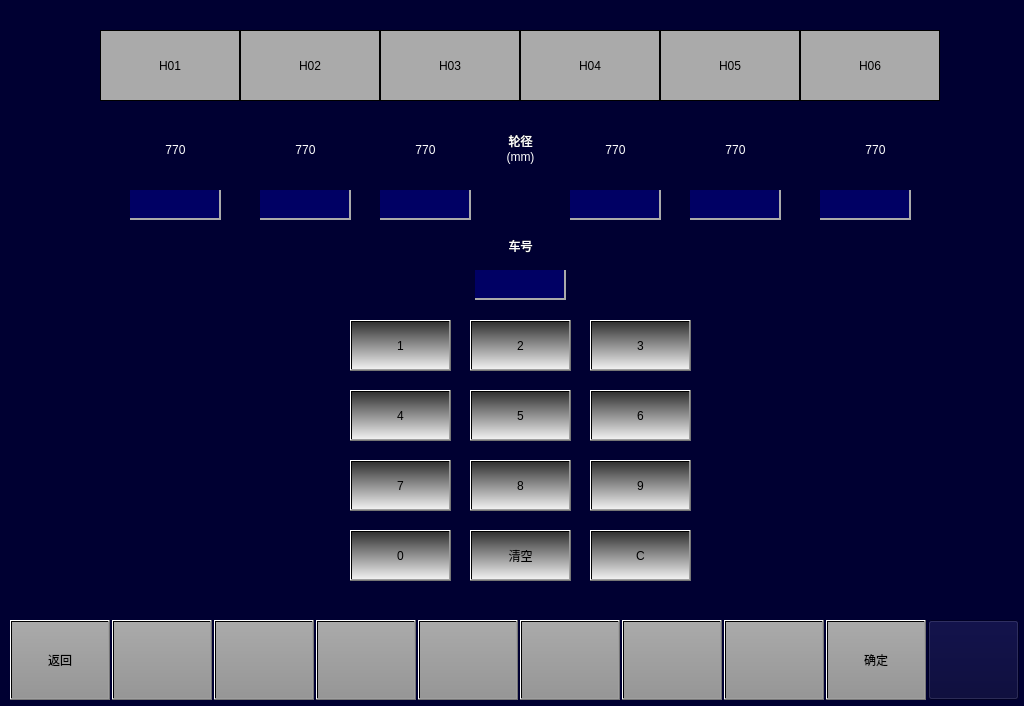
<?xml version="1.0" encoding="UTF-8"?>
<ui version="4.0">
 <class>MaintainceWheelDiameterSetPage</class>
 <widget class="QWidget" name="MaintainceWheelDiameterSetPage">
  <property name="geometry">
   <rect>
    <x>0</x>
    <y>0</y>
    <width>1024</width>
    <height>706</height>
   </rect>
  </property>
  <property name="windowTitle">
   <string>Form</string>
  </property>
  <property name="styleSheet">
   <string notr="true">background-color: rgb(0, 0, 50);</string>
  </property>
  <widget class="QPushButton" name="BTN1">
   <property name="geometry">
    <rect>
     <x>10</x>
     <y>620</y>
     <width>100</width>
     <height>80</height>
    </rect>
   </property>
   <property name="focusPolicy">
    <enum>Qt::NoFocus</enum>
   </property>
   <property name="styleSheet">
    <string notr="true">font: 20px, &quot;微软雅黑&quot;;color: black;transparent;background:qlineargradient(spread:pad,x1:0,y1:0,x2:0,y2:1,stop:0 rgba(170,170,170,255),stop:1 rgba(150,150,150,255));</string>
   </property>
   <property name="text">
    <string>返回</string>
   </property>
  </widget>
  <widget class="QPushButton" name="BTN3">
   <property name="geometry">
    <rect>
     <x>214</x>
     <y>620</y>
     <width>100</width>
     <height>80</height>
    </rect>
   </property>
   <property name="focusPolicy">
    <enum>Qt::NoFocus</enum>
   </property>
   <property name="styleSheet">
    <string notr="true">	font: 20px, &quot;微软雅黑&quot;;
    color: black;
	transparent;background:qlineargradient(spread:pad,x1:0,y1:0,x2:0,y2:1,stop:0 rgba(170,170,170,255),stop:1 rgba(150,150,150,255));
</string>
   </property>
   <property name="text">
    <string/>
   </property>
  </widget>
  <widget class="QPushButton" name="BTN5">
   <property name="geometry">
    <rect>
     <x>418</x>
     <y>620</y>
     <width>100</width>
     <height>80</height>
    </rect>
   </property>
   <property name="focusPolicy">
    <enum>Qt::NoFocus</enum>
   </property>
   <property name="styleSheet">
    <string notr="true">	font: 20px, &quot;微软雅黑&quot;;
    color: black;
	transparent;background:qlineargradient(spread:pad,x1:0,y1:0,x2:0,y2:1,stop:0 rgba(170,170,170,255),stop:1 rgba(150,150,150,255));
</string>
   </property>
   <property name="text">
    <string/>
   </property>
  </widget>
  <widget class="QPushButton" name="BTN8">
   <property name="geometry">
    <rect>
     <x>724</x>
     <y>620</y>
     <width>100</width>
     <height>80</height>
    </rect>
   </property>
   <property name="focusPolicy">
    <enum>Qt::NoFocus</enum>
   </property>
   <property name="styleSheet">
    <string notr="true">	font: 20px, &quot;微软雅黑&quot;;
    color: black;
	transparent;background:qlineargradient(spread:pad,x1:0,y1:0,x2:0,y2:1,stop:0 rgba(170,170,170,255),stop:1 rgba(150,150,150,255));
</string>
   </property>
   <property name="text">
    <string/>
   </property>
  </widget>
  <widget class="QPushButton" name="BTN7">
   <property name="geometry">
    <rect>
     <x>622</x>
     <y>620</y>
     <width>100</width>
     <height>80</height>
    </rect>
   </property>
   <property name="focusPolicy">
    <enum>Qt::NoFocus</enum>
   </property>
   <property name="styleSheet">
    <string notr="true">	font: 20px, &quot;微软雅黑&quot;;
    color: black;
	transparent;background:qlineargradient(spread:pad,x1:0,y1:0,x2:0,y2:1,stop:0 rgba(170,170,170,255),stop:1 rgba(150,150,150,255));
</string>
   </property>
   <property name="text">
    <string/>
   </property>
  </widget>
  <widget class="QPushButton" name="BTN2">
   <property name="geometry">
    <rect>
     <x>112</x>
     <y>620</y>
     <width>100</width>
     <height>80</height>
    </rect>
   </property>
   <property name="focusPolicy">
    <enum>Qt::NoFocus</enum>
   </property>
   <property name="styleSheet">
    <string notr="true">font: 20px, &quot;微软雅黑&quot;;color: black;transparent;background:qlineargradient(spread:pad,x1:0,y1:0,x2:0,y2:1,stop:0 rgba(170,170,170,255),stop:1 rgba(150,150,150,255));</string>
   </property>
   <property name="text">
    <string/>
   </property>
  </widget>
  <widget class="QPushButton" name="BTN4">
   <property name="geometry">
    <rect>
     <x>316</x>
     <y>620</y>
     <width>100</width>
     <height>80</height>
    </rect>
   </property>
   <property name="focusPolicy">
    <enum>Qt::NoFocus</enum>
   </property>
   <property name="styleSheet">
    <string notr="true">	font: 20px, &quot;微软雅黑&quot;;
    color: black;
	transparent;background:qlineargradient(spread:pad,x1:0,y1:0,x2:0,y2:1,stop:0 rgba(170,170,170,255),stop:1 rgba(150,150,150,255));
</string>
   </property>
   <property name="text">
    <string/>
   </property>
  </widget>
  <widget class="QPushButton" name="BTNHome">
   <property name="geometry">
    <rect>
     <x>928</x>
     <y>620</y>
     <width>91</width>
     <height>80</height>
    </rect>
   </property>
   <property name="focusPolicy">
    <enum>Qt::NoFocus</enum>
   </property>
   <property name="styleSheet">
    <string notr="true">border-image: url(:/images/image/Home.png);</string>
   </property>
   <property name="text">
    <string/>
   </property>
  </widget>
  <widget class="QPushButton" name="BTN9">
   <property name="geometry">
    <rect>
     <x>826</x>
     <y>620</y>
     <width>100</width>
     <height>80</height>
    </rect>
   </property>
   <property name="focusPolicy">
    <enum>Qt::NoFocus</enum>
   </property>
   <property name="styleSheet">
    <string notr="true">	font: 20px, &quot;微软雅黑&quot;;
    color: black;
	transparent;background:qlineargradient(spread:pad,x1:0,y1:0,x2:0,y2:1,stop:0 rgba(170,170,170,255),stop:1 rgba(150,150,150,255));
</string>
   </property>
   <property name="text">
    <string>确定</string>
   </property>
  </widget>
  <widget class="QPushButton" name="BTN6">
   <property name="geometry">
    <rect>
     <x>520</x>
     <y>620</y>
     <width>100</width>
     <height>80</height>
    </rect>
   </property>
   <property name="focusPolicy">
    <enum>Qt::NoFocus</enum>
   </property>
   <property name="styleSheet">
    <string notr="true">	font: 20px, &quot;微软雅黑&quot;;
    color: black;
	transparent;background:qlineargradient(spread:pad,x1:0,y1:0,x2:0,y2:1,stop:0 rgba(170,170,170,255),stop:1 rgba(150,150,150,255));
</string>
   </property>
   <property name="text">
    <string/>
   </property>
  </widget>
  <widget class="QLabel" name="LBLTC1">
   <property name="geometry">
    <rect>
     <x>100</x>
     <y>30</y>
     <width>140</width>
     <height>71</height>
    </rect>
   </property>
   <property name="styleSheet">
    <string notr="true">background-color:rgb(170,170,170);
border:1px solid black;
font:20px &quot;微软雅黑&quot;;</string>
   </property>
   <property name="text">
    <string>H01</string>
   </property>
   <property name="alignment">
    <set>Qt::AlignCenter</set>
   </property>
  </widget>
  <widget class="QLabel" name="LBLMP1">
   <property name="geometry">
    <rect>
     <x>240</x>
     <y>30</y>
     <width>140</width>
     <height>71</height>
    </rect>
   </property>
   <property name="styleSheet">
    <string notr="true">background-color:rgb(170,170,170);
border:1px solid black;
font:20px &quot;微软雅黑&quot;;</string>
   </property>
   <property name="text">
    <string>H02</string>
   </property>
   <property name="alignment">
    <set>Qt::AlignCenter</set>
   </property>
  </widget>
  <widget class="QLabel" name="LBLM2">
   <property name="geometry">
    <rect>
     <x>520</x>
     <y>30</y>
     <width>140</width>
     <height>71</height>
    </rect>
   </property>
   <property name="styleSheet">
    <string notr="true">background-color:rgb(170,170,170);
border:1px solid black;
font:20px &quot;微软雅黑&quot;;</string>
   </property>
   <property name="text">
    <string>H04</string>
   </property>
   <property name="alignment">
    <set>Qt::AlignCenter</set>
   </property>
  </widget>
  <widget class="QLabel" name="LBLTC2">
   <property name="geometry">
    <rect>
     <x>800</x>
     <y>30</y>
     <width>140</width>
     <height>71</height>
    </rect>
   </property>
   <property name="styleSheet">
    <string notr="true">background-color:rgb(170,170,170);
border:1px solid black;
font:20px &quot;微软雅黑&quot;;</string>
   </property>
   <property name="text">
    <string>H06</string>
   </property>
   <property name="alignment">
    <set>Qt::AlignCenter</set>
   </property>
  </widget>
  <widget class="QLabel" name="LBLM1">
   <property name="geometry">
    <rect>
     <x>380</x>
     <y>30</y>
     <width>140</width>
     <height>71</height>
    </rect>
   </property>
   <property name="styleSheet">
    <string notr="true">background-color:rgb(170,170,170);
border:1px solid black;
font:20px &quot;微软雅黑&quot;;</string>
   </property>
   <property name="text">
    <string>H03</string>
   </property>
   <property name="alignment">
    <set>Qt::AlignCenter</set>
   </property>
  </widget>
  <widget class="QLabel" name="LBLMP2">
   <property name="geometry">
    <rect>
     <x>660</x>
     <y>30</y>
     <width>140</width>
     <height>71</height>
    </rect>
   </property>
   <property name="styleSheet">
    <string notr="true">background-color:rgb(170,170,170);
border:1px solid black;
font:20px &quot;微软雅黑&quot;;</string>
   </property>
   <property name="text">
    <string>H05</string>
   </property>
   <property name="alignment">
    <set>Qt::AlignCenter</set>
   </property>
  </widget>
  <widget class="QPushButton" name="BTNNum0">
   <property name="geometry">
    <rect>
     <x>350</x>
     <y>530</y>
     <width>101</width>
     <height>51</height>
    </rect>
   </property>
   <property name="focusPolicy">
    <enum>Qt::NoFocus</enum>
   </property>
   <property name="styleSheet">
    <string notr="true">font: 20px, &quot;微软雅黑&quot;;
color: black;
background:qlineargradient(spread:pad,x1:0,y1:0,x2:0,y2:1,stop:0 rgba(50,50,50,255),stop:1 rgba(240,240,240,255));</string>
   </property>
   <property name="text">
    <string>0</string>
   </property>
  </widget>
  <widget class="QPushButton" name="BTNNumC">
   <property name="geometry">
    <rect>
     <x>590</x>
     <y>530</y>
     <width>101</width>
     <height>51</height>
    </rect>
   </property>
   <property name="focusPolicy">
    <enum>Qt::NoFocus</enum>
   </property>
   <property name="styleSheet">
    <string notr="true">font: 20px, &quot;微软雅黑&quot;;
color: black;
background:qlineargradient(spread:pad,x1:0,y1:0,x2:0,y2:1,stop:0 rgba(50,50,50,255),stop:1 rgba(240,240,240,255));</string>
   </property>
   <property name="text">
    <string>C</string>
   </property>
  </widget>
  <widget class="QPushButton" name="BTNNum4">
   <property name="geometry">
    <rect>
     <x>350</x>
     <y>390</y>
     <width>101</width>
     <height>51</height>
    </rect>
   </property>
   <property name="focusPolicy">
    <enum>Qt::NoFocus</enum>
   </property>
   <property name="styleSheet">
    <string notr="true">font: 20px, &quot;微软雅黑&quot;;
color: black;
background:qlineargradient(spread:pad,x1:0,y1:0,x2:0,y2:1,stop:0 rgba(50,50,50,255),stop:1 rgba(240,240,240,255));</string>
   </property>
   <property name="text">
    <string>4</string>
   </property>
  </widget>
  <widget class="QPushButton" name="BTNNum8">
   <property name="geometry">
    <rect>
     <x>470</x>
     <y>460</y>
     <width>101</width>
     <height>51</height>
    </rect>
   </property>
   <property name="focusPolicy">
    <enum>Qt::NoFocus</enum>
   </property>
   <property name="styleSheet">
    <string notr="true">font: 20px, &quot;微软雅黑&quot;;
color: black;
background:qlineargradient(spread:pad,x1:0,y1:0,x2:0,y2:1,stop:0 rgba(50,50,50,255),stop:1 rgba(240,240,240,255));</string>
   </property>
   <property name="text">
    <string>8</string>
   </property>
  </widget>
  <widget class="QPushButton" name="BTNNum5">
   <property name="geometry">
    <rect>
     <x>470</x>
     <y>390</y>
     <width>101</width>
     <height>51</height>
    </rect>
   </property>
   <property name="focusPolicy">
    <enum>Qt::NoFocus</enum>
   </property>
   <property name="styleSheet">
    <string notr="true">font: 20px, &quot;微软雅黑&quot;;
color: black;
background:qlineargradient(spread:pad,x1:0,y1:0,x2:0,y2:1,stop:0 rgba(50,50,50,255),stop:1 rgba(240,240,240,255));</string>
   </property>
   <property name="text">
    <string>5</string>
   </property>
  </widget>
  <widget class="QPushButton" name="BTNNumClear">
   <property name="geometry">
    <rect>
     <x>470</x>
     <y>530</y>
     <width>101</width>
     <height>51</height>
    </rect>
   </property>
   <property name="focusPolicy">
    <enum>Qt::NoFocus</enum>
   </property>
   <property name="styleSheet">
    <string notr="true">font: 20px, &quot;微软雅黑&quot;;
color: black;
background:qlineargradient(spread:pad,x1:0,y1:0,x2:0,y2:1,stop:0 rgba(50,50,50,255),stop:1 rgba(240,240,240,255));</string>
   </property>
   <property name="text">
    <string>清空</string>
   </property>
  </widget>
  <widget class="QPushButton" name="BTNNum9">
   <property name="geometry">
    <rect>
     <x>590</x>
     <y>460</y>
     <width>101</width>
     <height>51</height>
    </rect>
   </property>
   <property name="focusPolicy">
    <enum>Qt::NoFocus</enum>
   </property>
   <property name="styleSheet">
    <string notr="true">font: 20px, &quot;微软雅黑&quot;;
color: black;
background:qlineargradient(spread:pad,x1:0,y1:0,x2:0,y2:1,stop:0 rgba(50,50,50,255),stop:1 rgba(240,240,240,255));</string>
   </property>
   <property name="text">
    <string>9</string>
   </property>
  </widget>
  <widget class="QPushButton" name="BTNNum6">
   <property name="geometry">
    <rect>
     <x>590</x>
     <y>390</y>
     <width>101</width>
     <height>51</height>
    </rect>
   </property>
   <property name="focusPolicy">
    <enum>Qt::NoFocus</enum>
   </property>
   <property name="styleSheet">
    <string notr="true">font: 20px, &quot;微软雅黑&quot;;
color: black;
background:qlineargradient(spread:pad,x1:0,y1:0,x2:0,y2:1,stop:0 rgba(50,50,50,255),stop:1 rgba(240,240,240,255));</string>
   </property>
   <property name="text">
    <string>6</string>
   </property>
  </widget>
  <widget class="QPushButton" name="BTNNum7">
   <property name="geometry">
    <rect>
     <x>350</x>
     <y>460</y>
     <width>101</width>
     <height>51</height>
    </rect>
   </property>
   <property name="focusPolicy">
    <enum>Qt::NoFocus</enum>
   </property>
   <property name="styleSheet">
    <string notr="true">font: 20px, &quot;微软雅黑&quot;;
color: black;
background:qlineargradient(spread:pad,x1:0,y1:0,x2:0,y2:1,stop:0 rgba(50,50,50,255),stop:1 rgba(240,240,240,255));</string>
   </property>
   <property name="text">
    <string>7</string>
   </property>
  </widget>
  <widget class="QPushButton" name="BTNNum1">
   <property name="geometry">
    <rect>
     <x>350</x>
     <y>320</y>
     <width>101</width>
     <height>51</height>
    </rect>
   </property>
   <property name="focusPolicy">
    <enum>Qt::NoFocus</enum>
   </property>
   <property name="styleSheet">
    <string notr="true">font: 20px, &quot;微软雅黑&quot;;
color: black;
background:qlineargradient(spread:pad,x1:0,y1:0,x2:0,y2:1,stop:0 rgba(50,50,50,255),stop:1 rgba(240,240,240,255));</string>
   </property>
   <property name="text">
    <string>1</string>
   </property>
  </widget>
  <widget class="QPushButton" name="BTNNum2">
   <property name="geometry">
    <rect>
     <x>470</x>
     <y>320</y>
     <width>101</width>
     <height>51</height>
    </rect>
   </property>
   <property name="focusPolicy">
    <enum>Qt::NoFocus</enum>
   </property>
   <property name="styleSheet">
    <string notr="true">font: 20px, &quot;微软雅黑&quot;;
color: black;
background:qlineargradient(spread:pad,x1:0,y1:0,x2:0,y2:1,stop:0 rgba(50,50,50,255),stop:1 rgba(240,240,240,255));</string>
   </property>
   <property name="text">
    <string>2</string>
   </property>
  </widget>
  <widget class="QPushButton" name="BTNNum3">
   <property name="geometry">
    <rect>
     <x>590</x>
     <y>320</y>
     <width>101</width>
     <height>51</height>
    </rect>
   </property>
   <property name="focusPolicy">
    <enum>Qt::NoFocus</enum>
   </property>
   <property name="styleSheet">
    <string notr="true">font: 20px, &quot;微软雅黑&quot;;
color: black;
background:qlineargradient(spread:pad,x1:0,y1:0,x2:0,y2:1,stop:0 rgba(50,50,50,255),stop:1 rgba(240,240,240,255));</string>
   </property>
   <property name="text">
    <string>3</string>
   </property>
  </widget>
  <widget class="QLabel" name="lbl_TC1Value">
   <property name="geometry">
    <rect>
     <x>130</x>
     <y>130</y>
     <width>91</width>
     <height>40</height>
    </rect>
   </property>
   <property name="styleSheet">
    <string notr="true">color: rgb(255, 255, 255);
font:20px &quot;微软雅黑&quot;;
background-color: rgb(0, 0, 50);</string>
   </property>
   <property name="text">
    <string>770</string>
   </property>
   <property name="alignment">
    <set>Qt::AlignCenter</set>
   </property>
  </widget>
  <widget class="QLabel" name="lbl_MP1Value">
   <property name="geometry">
    <rect>
     <x>260</x>
     <y>130</y>
     <width>91</width>
     <height>40</height>
    </rect>
   </property>
   <property name="styleSheet">
    <string notr="true">color: rgb(255, 255, 255);
font:20px &quot;微软雅黑&quot;;
background-color: rgb(0, 0, 50);</string>
   </property>
   <property name="text">
    <string>770</string>
   </property>
   <property name="alignment">
    <set>Qt::AlignCenter</set>
   </property>
  </widget>
  <widget class="QLabel" name="lbl_M1Value">
   <property name="geometry">
    <rect>
     <x>380</x>
     <y>130</y>
     <width>91</width>
     <height>40</height>
    </rect>
   </property>
   <property name="styleSheet">
    <string notr="true">color: rgb(255, 255, 255);
font:20px &quot;微软雅黑&quot;;
background-color: rgb(0, 0, 50);</string>
   </property>
   <property name="text">
    <string>770</string>
   </property>
   <property name="alignment">
    <set>Qt::AlignCenter</set>
   </property>
  </widget>
  <widget class="QLabel" name="lbl_M2Value">
   <property name="geometry">
    <rect>
     <x>570</x>
     <y>130</y>
     <width>91</width>
     <height>40</height>
    </rect>
   </property>
   <property name="styleSheet">
    <string notr="true">color: rgb(255, 255, 255);
font:20px &quot;微软雅黑&quot;;
background-color: rgb(0, 0, 50);</string>
   </property>
   <property name="text">
    <string>770</string>
   </property>
   <property name="alignment">
    <set>Qt::AlignCenter</set>
   </property>
  </widget>
  <widget class="QLabel" name="lbl_MP2Value">
   <property name="geometry">
    <rect>
     <x>690</x>
     <y>130</y>
     <width>91</width>
     <height>40</height>
    </rect>
   </property>
   <property name="styleSheet">
    <string notr="true">color: rgb(255, 255, 255);
font:20px &quot;微软雅黑&quot;;
background-color: rgb(0, 0, 50);</string>
   </property>
   <property name="text">
    <string>770</string>
   </property>
   <property name="alignment">
    <set>Qt::AlignCenter</set>
   </property>
  </widget>
  <widget class="QLabel" name="lbl_TC2Value">
   <property name="geometry">
    <rect>
     <x>830</x>
     <y>130</y>
     <width>91</width>
     <height>40</height>
    </rect>
   </property>
   <property name="styleSheet">
    <string notr="true">color: rgb(255, 255, 255);
font:20px &quot;微软雅黑&quot;;
background-color: rgb(0, 0, 50);</string>
   </property>
   <property name="text">
    <string>770</string>
   </property>
   <property name="alignment">
    <set>Qt::AlignCenter</set>
   </property>
  </widget>
  <widget class="QLabel" name="lbl">
   <property name="geometry">
    <rect>
     <x>485</x>
     <y>122</y>
     <width>71</width>
     <height>51</height>
    </rect>
   </property>
   <property name="styleSheet">
    <string notr="true">color: rgb(255, 255, 255);
font:20px &quot;微软雅黑&quot;;
background-color: rgb(0, 0, 50);</string>
   </property>
   <property name="text">
    <string>轮径
(mm)</string>
   </property>
   <property name="alignment">
    <set>Qt::AlignCenter</set>
   </property>
  </widget>
  <widget class="QPushButton" name="BTNTC1SetValue">
   <property name="geometry">
    <rect>
     <x>130</x>
     <y>190</y>
     <width>91</width>
     <height>30</height>
    </rect>
   </property>
   <property name="styleSheet">
    <string notr="true">color: rgb(255, 255, 255);
font:20px &quot;微软雅黑&quot;;
background-color: rgb(0, 0, 100);
border-right:2px solid rgb(170,170,170);
border-bottom:2px solid rgb(170,170,170);
border-radius:0px;</string>
   </property>
   <property name="text">
    <string/>
   </property>
  </widget>
  <widget class="QPushButton" name="BTNMP1SetValue">
   <property name="geometry">
    <rect>
     <x>260</x>
     <y>190</y>
     <width>91</width>
     <height>30</height>
    </rect>
   </property>
   <property name="styleSheet">
    <string notr="true">color: rgb(255, 255, 255);
font:20px &quot;微软雅黑&quot;;
background-color: rgb(0, 0, 100);
border-right:2px solid rgb(170,170,170);
border-bottom:2px solid rgb(170,170,170);
border-radius:0px;</string>
   </property>
   <property name="text">
    <string/>
   </property>
  </widget>
  <widget class="QPushButton" name="BTNM1SetValue">
   <property name="geometry">
    <rect>
     <x>380</x>
     <y>190</y>
     <width>91</width>
     <height>30</height>
    </rect>
   </property>
   <property name="styleSheet">
    <string notr="true">color: rgb(255, 255, 255);
font:20px &quot;微软雅黑&quot;;
background-color: rgb(0, 0, 100);
border-right:2px solid rgb(170,170,170);
border-bottom:2px solid rgb(170,170,170);
border-radius:0px;</string>
   </property>
   <property name="text">
    <string/>
   </property>
  </widget>
  <widget class="QPushButton" name="BTNM2SetValue">
   <property name="geometry">
    <rect>
     <x>570</x>
     <y>190</y>
     <width>91</width>
     <height>30</height>
    </rect>
   </property>
   <property name="styleSheet">
    <string notr="true">color: rgb(255, 255, 255);
font:20px &quot;微软雅黑&quot;;
background-color: rgb(0, 0, 100);
border-right:2px solid rgb(170,170,170);
border-bottom:2px solid rgb(170,170,170);
border-radius:0px;</string>
   </property>
   <property name="text">
    <string/>
   </property>
  </widget>
  <widget class="QPushButton" name="BTNMP2SetValue">
   <property name="geometry">
    <rect>
     <x>690</x>
     <y>190</y>
     <width>91</width>
     <height>30</height>
    </rect>
   </property>
   <property name="styleSheet">
    <string notr="true">color: rgb(255, 255, 255);
font:20px &quot;微软雅黑&quot;;
background-color: rgb(0, 0, 100);
border-right:2px solid rgb(170,170,170);
border-bottom:2px solid rgb(170,170,170);
border-radius:0px;</string>
   </property>
   <property name="text">
    <string/>
   </property>
  </widget>
  <widget class="QPushButton" name="BTNTC2SetValue">
   <property name="geometry">
    <rect>
     <x>820</x>
     <y>190</y>
     <width>91</width>
     <height>30</height>
    </rect>
   </property>
   <property name="styleSheet">
    <string notr="true">color: rgb(255, 255, 255);
font:20px &quot;微软雅黑&quot;;
background-color: rgb(0, 0, 100);
border-right:2px solid rgb(170,170,170);
border-bottom:2px solid rgb(170,170,170);
border-radius:0px;</string>
   </property>
   <property name="text">
    <string/>
   </property>
  </widget>
  <widget class="QLabel" name="lbl2">
   <property name="geometry">
    <rect>
     <x>485</x>
     <y>230</y>
     <width>71</width>
     <height>31</height>
    </rect>
   </property>
   <property name="styleSheet">
    <string notr="true">color: rgb(255, 255, 255);
font:20px &quot;微软雅黑&quot;;
background-color: rgb(0, 0, 50);</string>
   </property>
   <property name="text">
    <string>车号</string>
   </property>
   <property name="alignment">
    <set>Qt::AlignCenter</set>
   </property>
  </widget>
  <widget class="QPushButton" name="BTNMetroNumSet">
   <property name="geometry">
    <rect>
     <x>475</x>
     <y>270</y>
     <width>91</width>
     <height>30</height>
    </rect>
   </property>
   <property name="styleSheet">
    <string notr="true">color: rgb(255, 255, 255);
font:20px &quot;微软雅黑&quot;;
background-color: rgb(0, 0, 100);
border-right:2px solid rgb(170,170,170);
border-bottom:2px solid rgb(170,170,170);
border-radius:0px;</string>
   </property>
   <property name="text">
    <string/>
   </property>
  </widget>
 </widget>
 <resources/>
 <connections/>
</ui>
